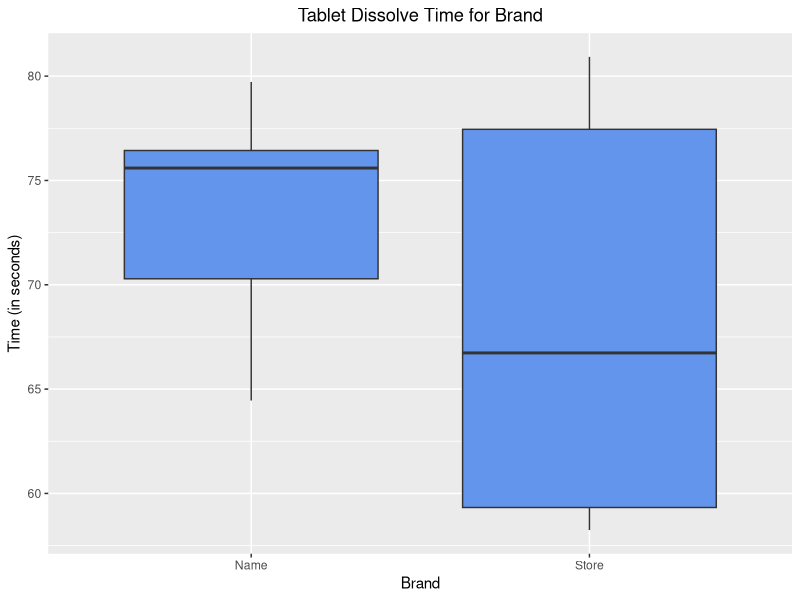
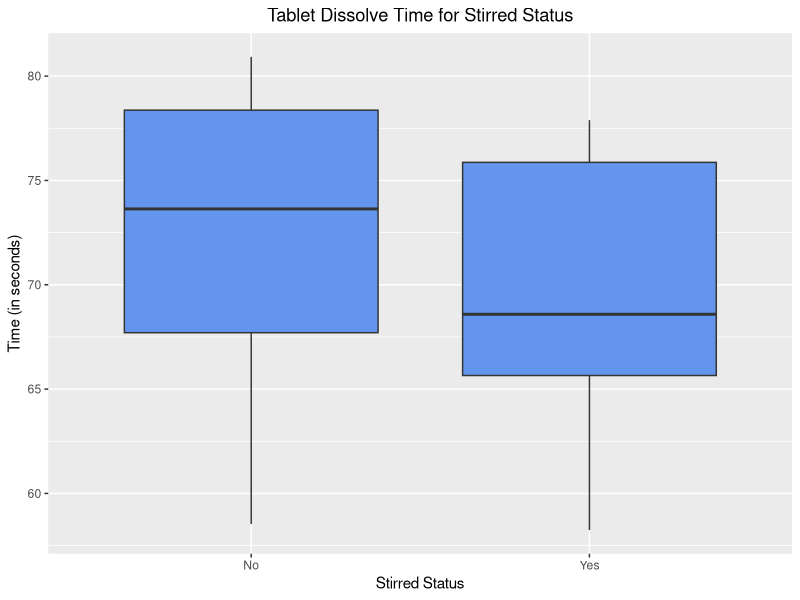
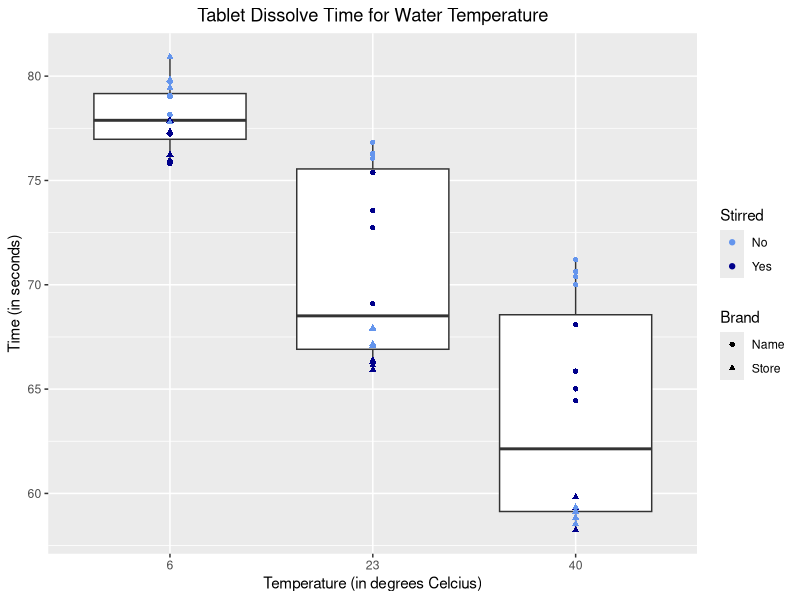
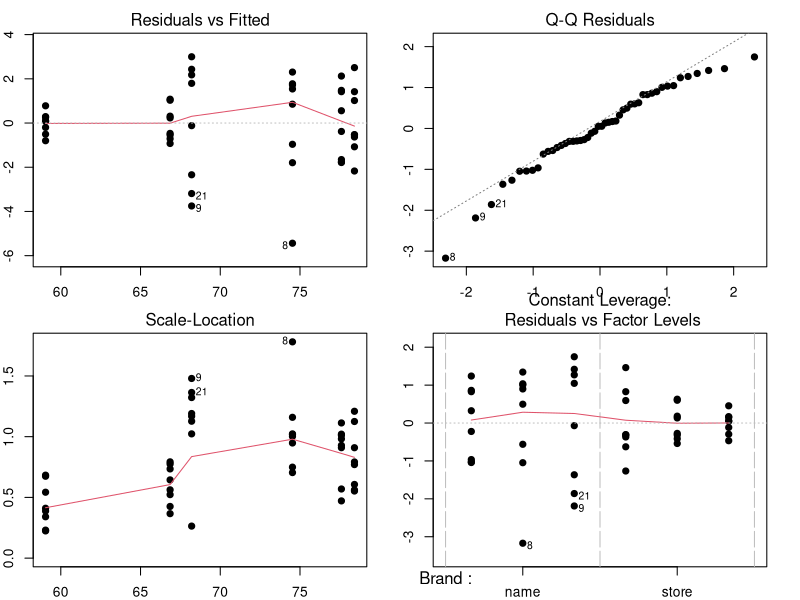
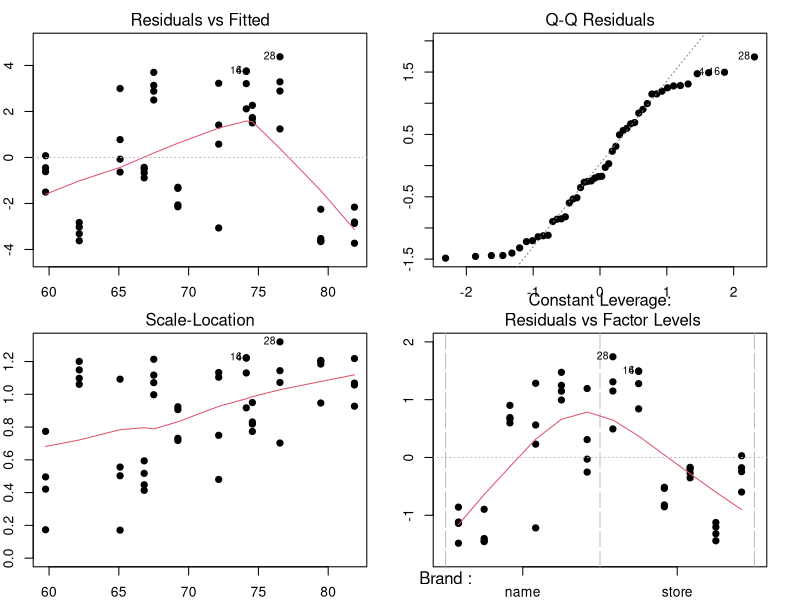
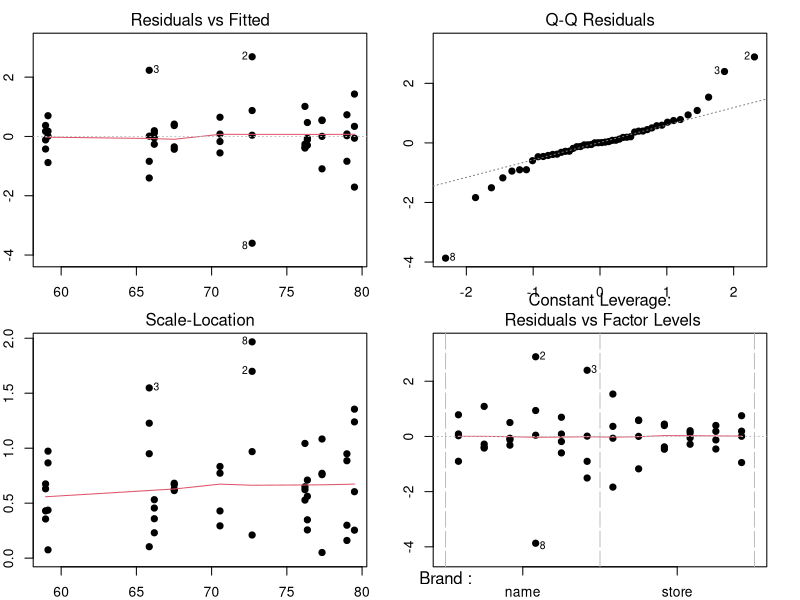

Here is the R script that generated these plots, in order: (Note: this script raises an error after producing the figures.)
## ---- chunk 1
library(readr)
library(knitr)
library(dplyr)
library(GGally)
library(ggplot2)
knitr::opts_chunk$set(echo = FALSE, message = FALSE)
## ---- chunk 2
data <- read_csv("effervescence.csv")
data$Brand <- as.factor(data$Brand)
data$Stirred <- as.factor(data$Stirred)
data$Temp <- as.factor(data$Temp)
data$Order <- as.factor(data$Order)
## ---- chunk 3
kable(summary(data), caption = "Summary Stats for Variables", digits = 2)
## ---- chunk 4
data_stats <- data %>%
                as_tibble() %>%
                group_by(Brand, Stirred, Temp) %>%
                summarise_at(vars(Time), list(Mean = mean, 
                                              SD = sd,
                                              Min = min, 
                                              Q1 = ~quantile(., probs = 0.25), 
                                              Median = median, 
                                              Q3 = ~quantile(., probs = 0.75), 
                                              Max = max))
kable(data_stats, caption = "Summary Stats for Time by Group", digits = 2)
## ---- chunk 5
ggplot(data, aes(x = Brand, y = Time)) + 
  geom_boxplot(fill = "cornflowerblue") + 
  labs(title = "Tablet Dissolve Time for Brand", x = "Brand", y = "Time (in seconds)") +
  scale_x_discrete(labels = c("Name", "Store")) +
  theme(plot.title = element_text(hjust = 0.5))
## ---- chunk 6
ggplot(data, aes(x = Stirred, y = Time)) + 
  geom_boxplot(fill = "cornflowerblue") + 
  labs(title = "Tablet Dissolve Time for Stirred Status", x = "Stirred Status", y = "Time (in seconds)") + scale_x_discrete(labels = c("No", "Yes")) +
  theme(plot.title = element_text(hjust = 0.5))
## ---- chunk 7
ggplot(data, aes(x = Temp, y = Time)) + 
  geom_boxplot() + 
  geom_point(aes(color = Stirred, shape = Brand)) + 
  labs(title = "Tablet Dissolve Time for Water Temperature", 
       x = "Temperature (in degrees Celcius)", 
       y = "Time (in seconds)") + 
  scale_shape_discrete(labels = c("Name", "Store")) + 
  scale_color_manual(values = c("cornflowerblue", "blue4"), labels = c("No", "Yes")) +
  theme(plot.title = element_text(hjust=0.5))
## ---- chunk 8
amod1 <- aov(Time ~ Brand + Temp + Brand:Temp, data = data)
par(mfrow = c(2,2), mar = c(2, 2, 2, 2))
plot(amod1, pch = 19)
par(mfrow = c(1,1), mar = c(5.1, 4.1, 4.1, 2.1))
summary(amod1)
## ---- chunk 9
amod2 <- aov(Time ~ Brand + Temp + Stirred, data = data)
par(mfrow = c(2,2), mar = c(2, 2, 2, 2))
plot(amod2, pch = 19)
par(mfrow = c(1,1), mar = c(5.1, 4.1, 4.1, 2.1))
summary(amod2)
## ---- chunk 10
amod3 <- aov(Time ~ Brand*Temp*Stirred, data = data)
par(mfrow = c(2,2), mar = c(2, 2, 2, 2))
plot(amod3, pch = 19)
par(mfrow = c(1,1), mar = c(5.1, 4.1, 4.1, 2.1))
summary(amod3)
## ---- chunk 11
knitr::include_graphics("figure_for_project.png")
## ---- chunk 12
#Test whether the slopes are equal
unequal_slopes_model_yes<-lm(Time ~ Brand + Temp + Brand:Temp,data=subset(data,Stirred=="yes"))
anova(unequal_slopes_model_yes)

unequal_slopes_model_no<-lm(Time ~ Brand + Temp + Brand:Temp,data=subset(data,Stirred=="no"))
anova(unequal_slopes_model_no)
## ---- chunk 13
summary(unequal_slopes_model_yes)$coefficients
summary(unequal_slopes_model_no)$coefficients
## ---- chunk 14
summary(amod3)
MS.brand <- anova(amod3)[1,3]
MS.temp <- anova(amod3)[2,3]
MS.stirred <- anova(amod3)[3,3]
MS.brand.temp <- anova(amod3)[4,3]
MS.brand.stirred <- anova(amod3)[5,3]
MS.temp.stirred <- anova(amod3)[6,3]
MS.brand.temp.stirred <- anova(amod3)[7,3]
MSE <- anova(amod3)[8,3]
## ---- chunk 15
interaction.plot(data$Temp, data$Stirred, data$Time,
                 type = "b", pch = 19, col = c(2,4),
                 main="Interaction Plot for Temp and Stirred Status",
                 trace.label = "Stirred?",
                 xlab = "Temperature",
                 ylab = "Mean Dissolve Time")
## ---- chunk 16
TukeyHSD(amod3)
